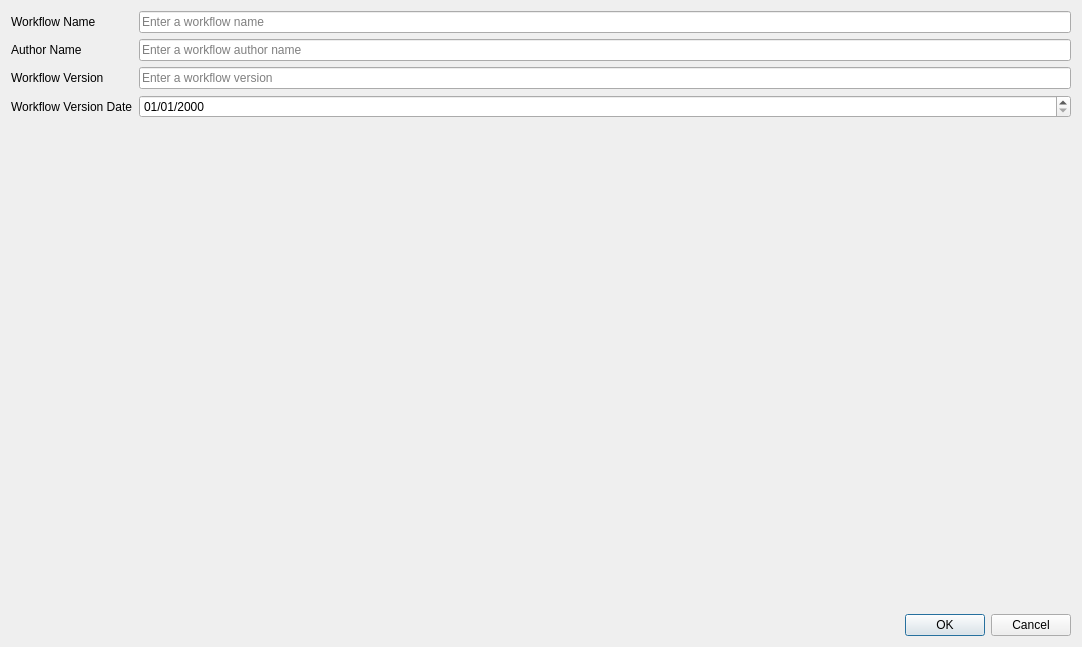
<?xml version="1.0" encoding="UTF-8"?>
<ui version="4.0">
 <class>ValidationWorkflowCreator</class>
 <widget class="QDialog" name="ValidationWorkflowCreator">
  <property name="geometry">
   <rect>
    <x>0</x>
    <y>0</y>
    <width>1082</width>
    <height>647</height>
   </rect>
  </property>
  <property name="sizePolicy">
   <sizepolicy hsizetype="Expanding" vsizetype="Expanding">
    <horstretch>0</horstretch>
    <verstretch>0</verstretch>
   </sizepolicy>
  </property>
  <property name="windowTitle">
   <string>Create Validation Workspace</string>
  </property>
  <layout class="QGridLayout" name="gridLayout_2">
   <item row="0" column="0">
    <layout class="QGridLayout" name="gridLayout">
     <item row="0" column="0">
      <widget class="QLabel" name="label">
       <property name="text">
        <string>Workflow Name</string>
       </property>
      </widget>
     </item>
     <item row="0" column="1">
      <widget class="QLineEdit" name="workflowNameLineEdit">
       <property name="placeholderText">
        <string>Enter a workflow name</string>
       </property>
      </widget>
     </item>
     <item row="1" column="0">
      <widget class="QLabel" name="label_2">
       <property name="text">
        <string>Author Name</string>
       </property>
      </widget>
     </item>
     <item row="1" column="1">
      <widget class="QLineEdit" name="workflowAuthorLineEdit">
       <property name="placeholderText">
        <string>Enter a workflow author name</string>
       </property>
      </widget>
     </item>
     <item row="2" column="0">
      <widget class="QLabel" name="label_3">
       <property name="text">
        <string>Workflow Version</string>
       </property>
      </widget>
     </item>
     <item row="2" column="1">
      <widget class="QLineEdit" name="workflowVersionLineEdit">
       <property name="placeholderText">
        <string>Enter a workflow version</string>
       </property>
      </widget>
     </item>
     <item row="3" column="0">
      <widget class="QLabel" name="label_4">
       <property name="text">
        <string>Workflow Version Date</string>
       </property>
      </widget>
     </item>
     <item row="3" column="1">
      <widget class="QgsDateTimeEdit" name="mDateTimeEdit">
       <property name="displayFormat">
        <string>dd/MM/yyyy</string>
       </property>
      </widget>
     </item>
    </layout>
   </item>
   <item row="1" column="0">
    <widget class="OrderedValidationWorkflowItemsWidget" name="workflowOrderedWidget" native="true">
     <property name="sizePolicy">
      <sizepolicy hsizetype="Expanding" vsizetype="Expanding">
       <horstretch>0</horstretch>
       <verstretch>0</verstretch>
      </sizepolicy>
     </property>
    </widget>
   </item>
   <item row="2" column="0">
    <widget class="QDialogButtonBox" name="buttonBox">
     <property name="orientation">
      <enum>Qt::Horizontal</enum>
     </property>
     <property name="standardButtons">
      <set>QDialogButtonBox::Cancel|QDialogButtonBox::Ok</set>
     </property>
    </widget>
   </item>
  </layout>
 </widget>
 <customwidgets>
  <customwidget>
   <class>QgsDateTimeEdit</class>
   <extends>QDateTimeEdit</extends>
   <header>qgsdatetimeedit.h</header>
  </customwidget>
  <customwidget>
   <class>OrderedValidationWorkflowItemsWidget</class>
   <extends>QWidget</extends>
   <header>DsgTools.CustomWidgets.BasicInterfaceWidgets.orderedValidationWorkflowItemsWidget.h</header>
   <container>1</container>
  </customwidget>
 </customwidgets>
 <resources/>
 <connections>
  <connection>
   <sender>buttonBox</sender>
   <signal>accepted()</signal>
   <receiver>ValidationWorkflowCreator</receiver>
   <slot>accept()</slot>
   <hints>
    <hint type="sourcelabel">
     <x>248</x>
     <y>254</y>
    </hint>
    <hint type="destinationlabel">
     <x>157</x>
     <y>274</y>
    </hint>
   </hints>
  </connection>
  <connection>
   <sender>buttonBox</sender>
   <signal>rejected()</signal>
   <receiver>ValidationWorkflowCreator</receiver>
   <slot>reject()</slot>
   <hints>
    <hint type="sourcelabel">
     <x>316</x>
     <y>260</y>
    </hint>
    <hint type="destinationlabel">
     <x>286</x>
     <y>274</y>
    </hint>
   </hints>
  </connection>
 </connections>
</ui>
